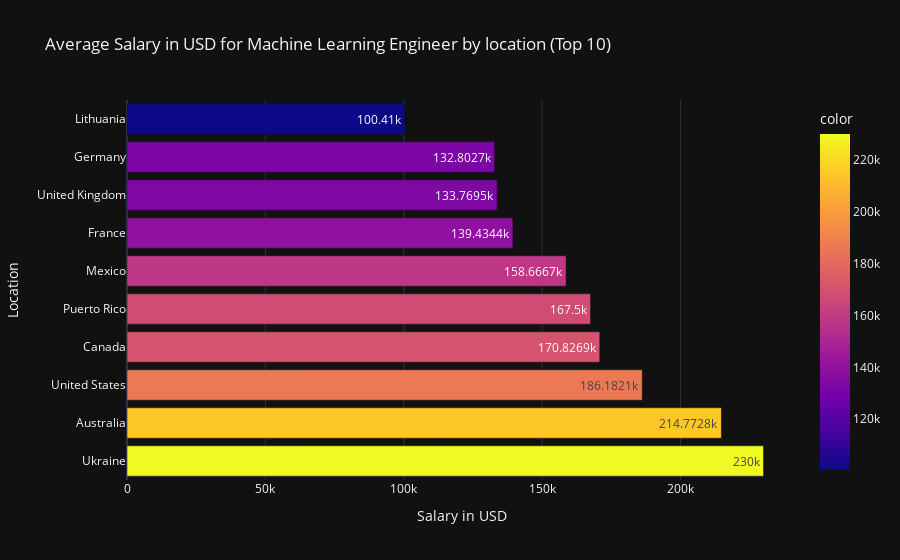

The cell this chart's notebook holds for it:
### Code cell
iplot(px.bar(df_ml_salary_country.sort_values(ascending=False)[:10],
             orientation='h',
             labels={'value':'Salary in USD','company_location':'Location'},
             title='Average Salary in USD for Machine Learning Engineer by location (Top 10)',
             template='plotly_dark',
             color=df_ml_salary_country.sort_values(ascending=False)[:10],
             text_auto=True
))

### Figure 1 — Plotly figure (JSON) as saved in the notebook; plotly's stock layout.template omitted (floating-point values rounded to 4 significant figures)
{"data": [{"alignmentgroup": "True", "hovertemplate": "Salary in USD=%{x}<br>Location=%{y}<br>color=%{marker.color}<extra></extra>", "legendgroup": "", "marker": {"color": [230000, 214800.0, 186200.0, 170800.0, 167500, 158700.0, 139400.0, 133800.0, 132800.0, 100410], "coloraxis": "coloraxis", "pattern": {"shape": ""}}, "name": "", "offsetgroup": "", "orientation": "h", "showlegend": false, "textposition": "auto", "texttemplate": "%{x}", "type": "bar", "x": [230000, 214800.0, 186200.0, 170800.0, 167500, 158700.0, 139400.0, 133800.0, 132800.0, 100410], "xaxis": "x", "y": ["Ukraine", "Australia", "United States", "Canada", "Puerto Rico", "Mexico", "France", "United Kingdom", "Germany", "Lithuania"], "yaxis": "y"}], "layout": {"barmode": "relative", "coloraxis": {"colorbar": {"title": {"text": "color"}}, "colorscale": [[0, "#0d0887"], [0.1111, "#46039f"], [0.2222, "#7201a8"], [0.3333, "#9c179e"], [0.4444, "#bd3786"], [0.5556, "#d8576b"], [0.6667, "#ed7953"], [0.7778, "#fb9f3a"], [0.8889, "#fdca26"], [1, "#f0f921"]]}, "legend": {"tracegroupgap": 0}, "title": {"text": "Average Salary in USD for Machine Learning Engineer by location (Top 10)"}, "xaxis": {"anchor": "y", "domain": [0, 1], "title": {"text": "Salary in USD"}}, "yaxis": {"anchor": "x", "domain": [0, 1], "title": {"text": "Location"}}}}
